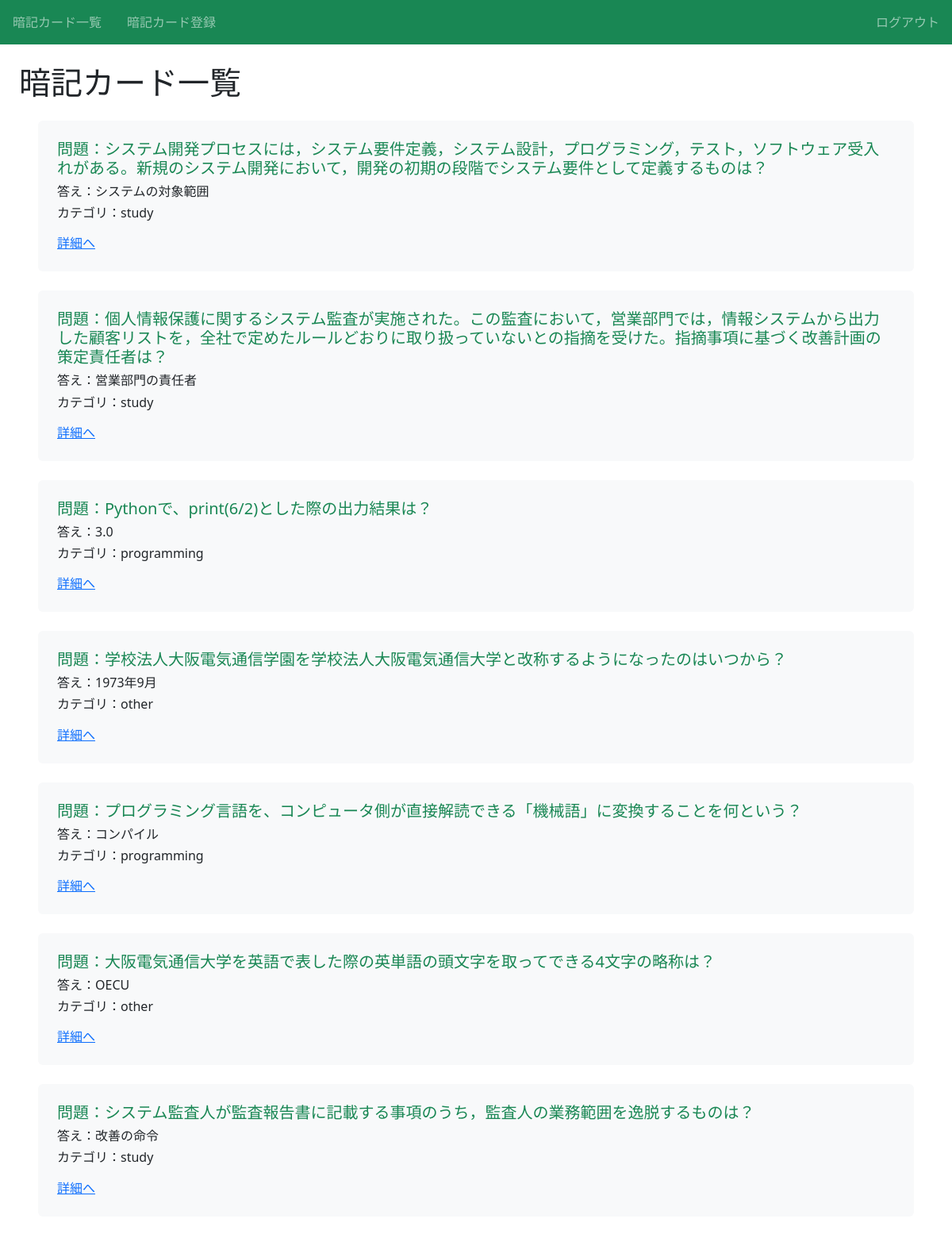
The page /card/card/ (signed in) on the database its author committed.
### card/models.py (models this page shows, shortened)
class Card(models.Model):
  created_at = models.DateTimeField('登録日時', auto_now_add=True)
  updated_at = models.DateTimeField('更新日時', auto_now=True)
  review = models.IntegerField('復習回数',default = 0)
  review_count = models.IntegerField('やり直し回数',default = 0)
  question = models.TextField('問題',default='問題')
  answer_fake1 = models.CharField('選択肢1',max_length=100,default='選択肢1')
  answer_fake2 = models.CharField('選択肢2',max_length=100,default='選択肢2')
  answer = models.CharField('回答',max_length=100,default='回答')
  user = models.ForeignKey('auth.User', on_delete=models.CASCADE)
  category = models.CharField(
              max_length=100,
              choices = CATEGORY
  )

### card/views.py (the view)
# urls.py: path('card/', views.ListCardView.as_view(), name='index'),
class ListCardView(LoginRequiredMixin, ListView):
  template_name = 'card/list_card.html'
  model = Card

### card/templates/card/card_list.html
{% extends 'base.html' %}
{% block h1 %}暗記カード一覧{% endblock %}
{% block content %}
  {% for item in object_list %}
  <div class="p-4 m-4 bg-light botder border-success rounded">
    <h5 class="text-success">問題：{{ item.question }}</h5>
    <h6>答え：{{ item.answer }}</h6>
    <h6>カテゴリ：{{ item.category }}</h6>
    <div class="mt-3">
      <a href="{% url 'detail-card' item.pk %}">詳細へ</a>
    </div>
  </div>
  {% endfor %}
{% endblock content%}

### rows shown on the page
Card: question "システム開発プロセスには，システム要件定義，システム設計，プログラミング，テスト，ソフトウェア受入れがある。新規のシステム開発において，開発の初期の段階でシステム要件として定義するものは？", answer "システムの対象範囲", category "study"
Card: question "個人情報保護に関するシステム監査が実施された。この監査において，営業部門では，情報システムから出力した顧客リストを，全社で定めたルールどおりに取り扱っていないとの指摘を受けた。指摘事項に基づく改善計画の策定責任者は？", answer "営業部門の責任者", category "study"
Card: question "Pythonで、print(6/2)とした際の出力結果は？", answer "3.0", category "programming"
Card: question "学校法人大阪電気通信学園を学校法人大阪電気通信大学と改称するようになったのはいつから？", answer "1973年9月", category "other"
Card: question "プログラミング言語を、コンピュータ側が直接解読できる「機械語」に変換することを何という？", answer "コンパイル", category "programming"
Card: question "大阪電気通信大学を英語で表した際の英単語の頭文字を取ってできる4文字の略称は？", answer "OECU", category "other"
Card: question "システム監査人が監査報告書に記載する事項のうち，監査人の業務範囲を逸脱するものは？", answer "改善の命令", category "study"
